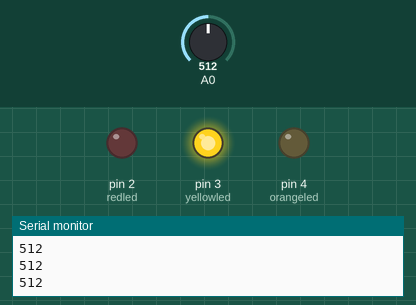
This sketch was run on a simulated Arduino Uno, built with avr-gcc and run on an emulated ATmega328P. On the bench: output pins drawn as LEDs (lit = HIGH), the last lines printed to the serial monitor. The test bench sets the inputs (shaded band); at power-on: A0 = 512.

Above: at 1.2 s.
1.3 s: A0 set to 643
2.8 s: A0 set to 670
At 3.2 s:
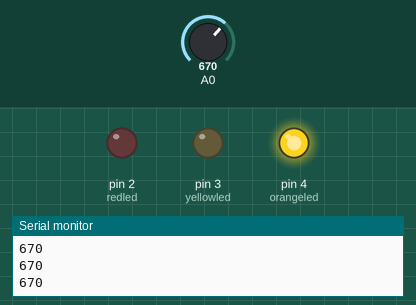
4.3 s: A0 set to 981
5.8 s: A0 set to 1005
At 7.0 s:
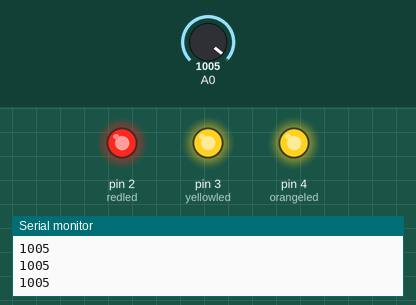
7.3 s: A0 set to 320
At 8.4 s:
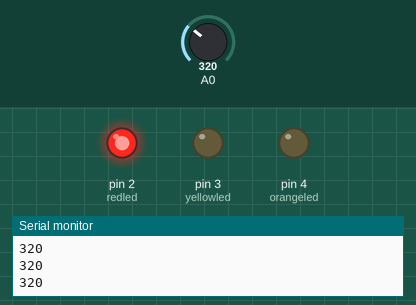
8.8 s: A0 set to 344
At 9.7 s:
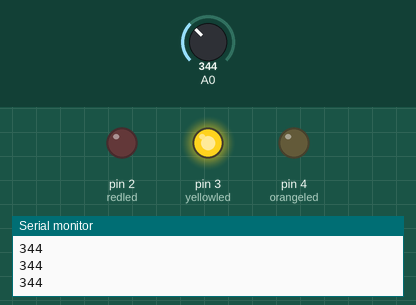
Timing chart, 0 to 11.3 s (numbered marks = the images above; inputs shaded):
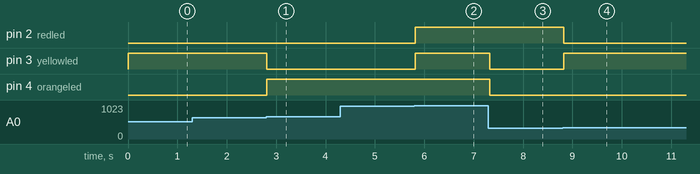

The sketch:

potentiometer.ino
```cpp
int redled = 2;
int yellowled = 3;
int orangeled = 4;
int a0_digital= 0;

void setup() {
  pinMode(A0, INPUT);
  pinMode(redled, OUTPUT);
  pinMode(yellowled, OUTPUT);
  pinMode(orangeled, OUTPUT);
  Serial.begin(9600);
}

void loop() {
  a0_digital=analogRead(A0);
  Serial.println(a0_digital);
  if(a0_digital <= 330){
    digitalWrite(redled, HIGH);
    digitalWrite(yellowled, LOW);
    digitalWrite(orangeled, LOW);
  }
  else if(a0_digital <= 660){
    digitalWrite(redled, LOW);
    digitalWrite(yellowled, HIGH);
    digitalWrite(orangeled, LOW);
  }
  else if(a0_digital <= 990){
    digitalWrite(redled, LOW);
    digitalWrite(yellowled, LOW);
    digitalWrite(orangeled, HIGH);
  }
  else{
    digitalWrite(redled, HIGH);
    digitalWrite(yellowled, HIGH);
    digitalWrite(orangeled, HIGH);
  }
  delay(100);
}
```

Measured:
- the behaviour switches between 660 and 661 on A0 (found by bisection; images 0 and 1)
- the behaviour switches between 990 and 991 on A0 (found by bisection; images 1 and 2)
- the behaviour switches between 330 and 331 on A0 (found by bisection; images 3 and 4)
- after the input at 2.8 s, pin 3 (yellowled): HIGH → LOW at once; pin 4 (orangeled): LOW → HIGH at once
- after the input at 5.8 s, pin 2 (redled), pin 3 (yellowled): LOW → HIGH at once
- after the input at 7.3 s, pin 3 (yellowled), pin 4 (orangeled): HIGH → LOW at once
- after the input at 8.8 s, pin 2 (redled): HIGH → LOW at once; pin 3 (yellowled): LOW → HIGH at once
